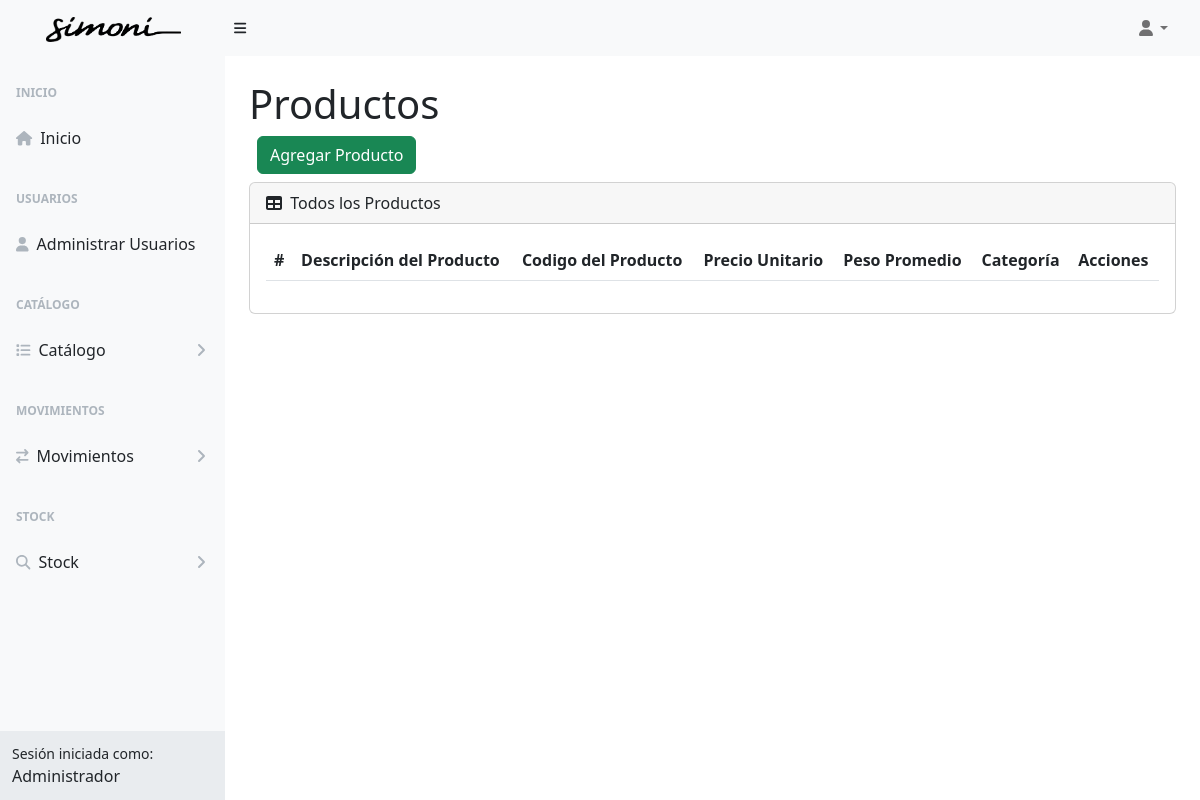
Page /producto (signed in) on the earlier database version.
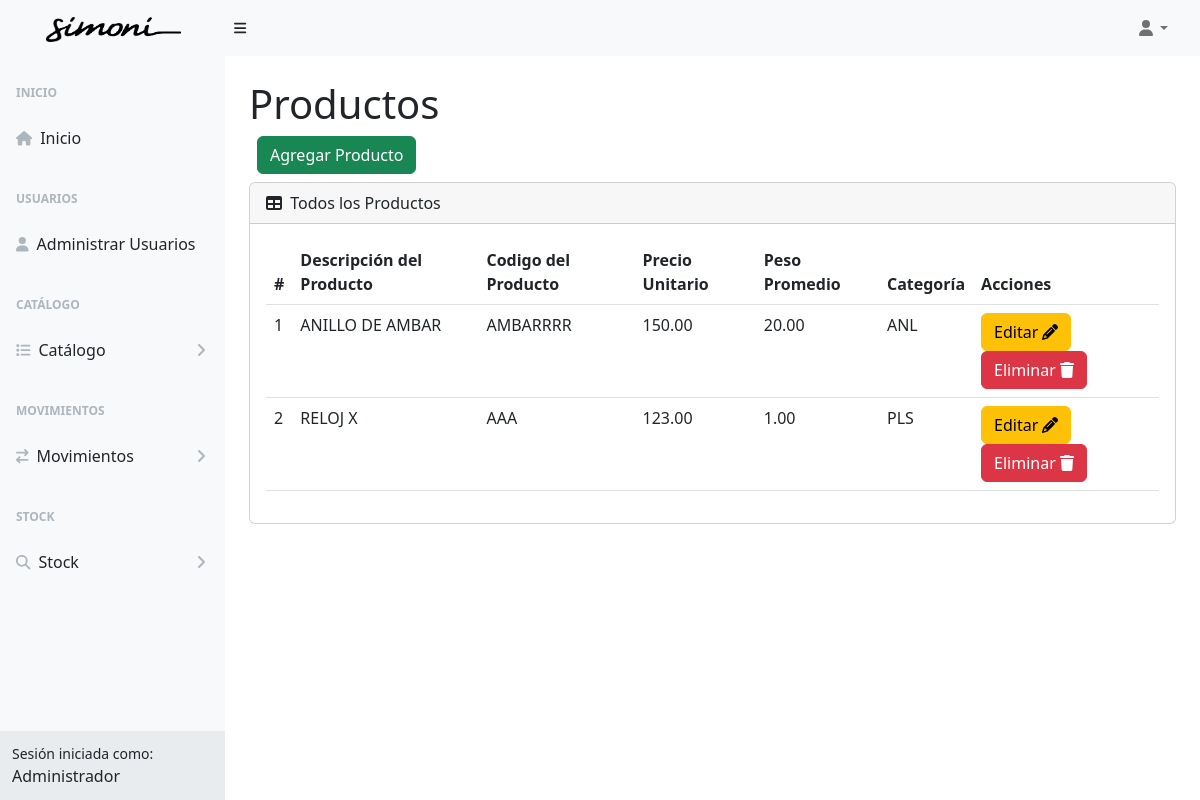
Same page on the later database version.
### tables this page shows
CREATE TABLE `tba_producto`  (
  `IdProducto` int NOT NULL AUTO_INCREMENT,
  `IdCategoria` int NOT NULL,
  `CodProducto` varchar(15) NOT NULL,
  `DescripcionProducto` varchar(100) NOT NULL,
  `PrecioUnitarioProducto` decimal(10, 2) NOT NULL,
  `PesoProducto` decimal(10, 2) NOT NULL,
  `CreadoUsuario` int NOT NULL,
  `ActualizaUsuario` int NOT NULL,
  `FechaCreacion` datetime NOT NULL,
  `FechaActualizacion` datetime NOT NULL,
  PRIMARY KEY (`IdProducto`) USING BTREE,
  INDEX `tba_producto_fkCategoria`(`IdCategoria`) USING BTREE,
  INDEX `tba_producto_fkUsuario`(`CreadoUsuario`) USING BTREE,
  CONSTRAINT `tba_producto_fkCategoria` FOREIGN KEY (`IdCategoria`) REFERENCES `tba_categoria` (`IdCategoria`) ON DELETE RESTRICT ON UPDATE RESTRICT
);

CREATE TABLE `tba_categoria`  (
  `IdCategoria` int NOT NULL AUTO_INCREMENT,
  `CodCategoria` varchar(15) NOT NULL,
  `NombreCategoria` varchar(50) NOT NULL,
  `DescripcionCategoria` varchar(255) NOT NULL,
  `FechaCreacion` datetime NOT NULL,
  `FechaActualizacion` datetime NOT NULL,
  PRIMARY KEY (`IdCategoria`) USING BTREE
);

### controller/plantilla.controller.php (called while the page is built)
<?php
class ControllerPlantilla
{
  static public function ctrPlantilla()
  {
    include "view/plantilla.php";
  }
}

### index.php (called while the page is built, shortened)
<?php
require_once "controller/plantilla.controller.php";
require_once "controller/producto.controller.php";
require_once "controller/salidas.controller.php";
require_once "model/producto.model.php";
$plantilla = new ControllerPlantilla();
$plantilla -> ctrPlantilla();

### controller/producto.controller.php (called while the page is built, shortened)
<?php
class ControllerProductos
{
  public static function ctrMostrarProductos()
  {
    $tabla = "tba_producto";
    $listaProductos = ModelProductos::mdlMostrarProductos($tabla);
    return $listaProductos;
  }
}

### model/conexion.php (called while the page is built)
<?php
class Conexion
{
  static public function conn()
  {
    $link = new PDO("mysql:host=localhost;dbname=db_joyeriasimoni","root","");
		$link->exec("set names utf8");
		return $link;
  }
}

### model/producto.model.php (called while the page is built, shortened)
<?php
require_once "conexion.php";
class ModelProductos
{
  public static function mdlMostrarProductos($tabla)
  {
    $statement = Conexion::conn()->prepare("SELECT tba_producto.IdProducto, tba_producto.IdCategoria, tba_producto.CreadoUsuario, tba_producto.CodProducto, tba_producto.DescripcionProducto, tba_producto.PrecioUnitarioProducto, tba_producto.PesoProducto, tba_categoria.CodCategoria FROM $tabla INNER JOIN tba_categoria ON tba_producto.IdCategoria = tba_categoria.IdCategoria ORDER BY IdProducto ASC");
    $statement -> execute();
    return $statement -> fetchAll();
  }
}

### view/modules/producto.php (the view, shortened to what this page needs)
</div>
        </div>
        <div class="sb-sidenav-footer">
          <div class="small">Sesión iniciada como:</div>
          <?php echo $_SESSION["nombreUsuario"] ?>
        </div>
      </nav>
    </div>
    <div id="layoutSidenav_content">
      <main class="bg">
        <div class="container-fluid px-4">
          <h1 class="mt-4">Productos
          </h1>
            <div class="d-flex m-2">
              <button type="button" class="btn btn-success" data-bs-toggle="modal" data-bs-target="#modalAgregarProducto">
                Agregar Producto
              </button>
            </div>
          <div class="card mb-4">
            <div class="card-header">
              <i class="fas fa-table me-1"></i>
              Todos los Productos
            </div>
            <div class="card-body">
              <table id="datatablesSimple" class="data-table-Producto table">
                <thead>
                  <tr>
                    <th>#</th>
                    <th>Descripción del Producto</th>
                    <th>Codigo del Producto</th>
                    <th>Precio Unitario</th>
                    <th>Peso Promedio</th>
                    <th>Categoría</th>
                    <th>Acciones</th>
                  </tr>
                </thead>
                <tbody>
                  <?php
                  $productos = ControllerProductos::ctrMostrarProductos();
                  foreach ($productos as $key => $value)
                  {
                    echo
                    '<tr>
                      <td>'.($key + 1).'</td>
                      <td>'.$value["DescripcionProducto"].'</td>
                      <td>'.$value["CodProducto"].'</td>
                      <td>'.$value["PrecioUnitarioProducto"].'</td>
                      <td>'.$value["PesoProducto"].'</td>
                      <td>'.$value["CodCategoria"].'</td>
                      <td>
                        <button class="btn btn-warning btnEditarProducto" codProducto="'.$value["IdProducto"].'" data-bs-toggle="modal" data-bs-target="#modalEditarProducto">Editar <i class="fa-solid fa-pencil"></i></button>
                        <button class="btn btn-danger btnEliminarProducto" codProducto="'.$value["IdProducto"].'">Eliminar <i class="fa-solid fa-trash"></i></button>
                      </td>
                    </tr>';
                  }
                  ?>
                </tbody>
              </table>
            </div>
          </div>
        </div>
      </main>
    </div>
  </div>

Differences in the rows shown:
added tba_producto: DescripcionProducto "ANILLO DE AMBAR", CodProducto "AMBARRRR", PrecioUnitarioProducto "150.00", PesoProducto "20.00", IdCategoria.CodCategoria "ANL"
added tba_producto: DescripcionProducto "RELOJ X", CodProducto "AAA", PrecioUnitarioProducto "123.00", PesoProducto "1.00", IdCategoria.CodCategoria "PLS"
